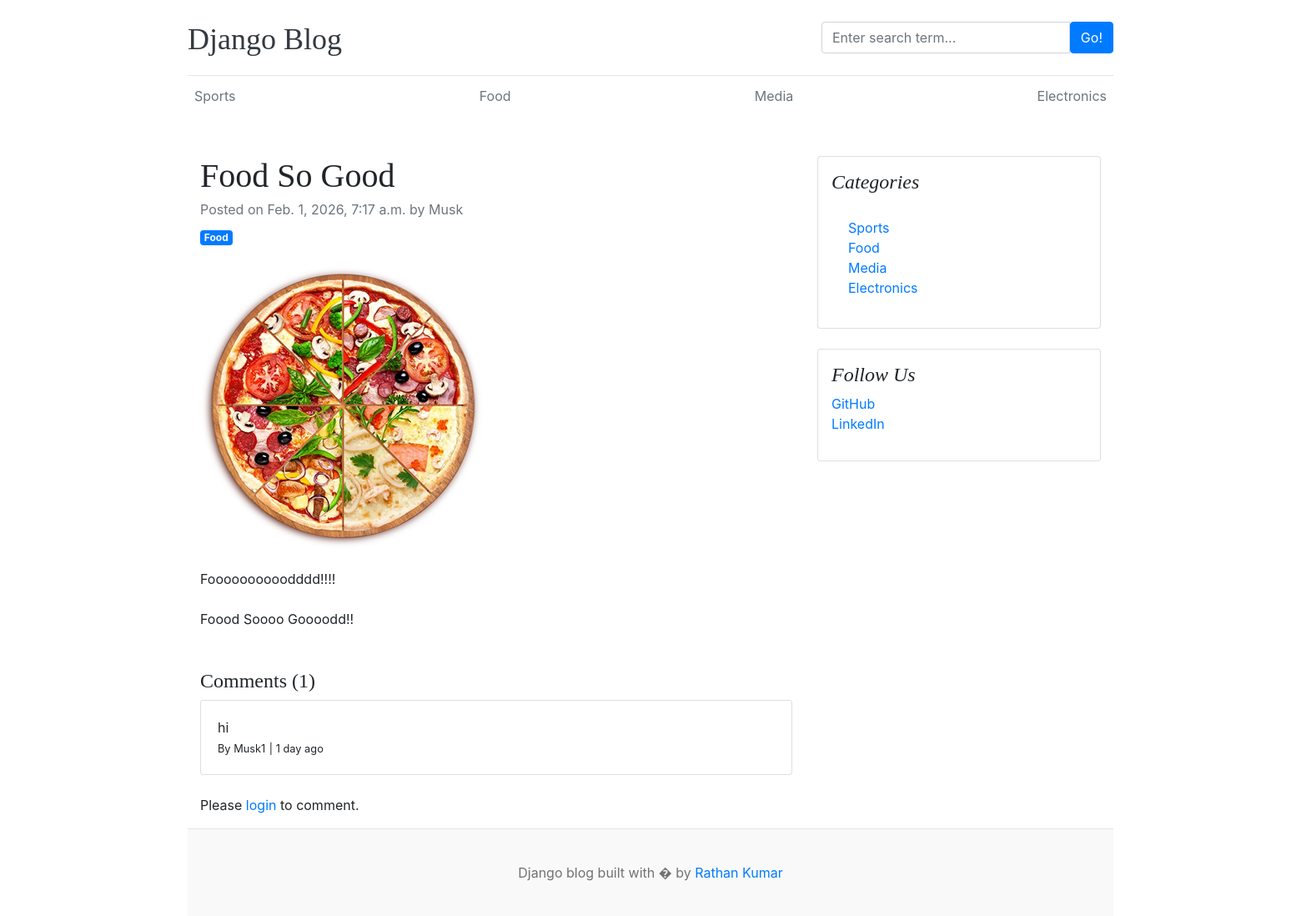
Screenshot of /blogs/food-so-good/ with the database file from the repository.
### blogs/models.py (models this page shows, shortened)
class Category(models.Model):
    category_name=models.CharField(max_length=50,unique=True)
    created_at=models.DateTimeField(auto_now_add=True)
    updated_at=models.DateTimeField(auto_now=True)
    class Meta:
        verbose_name_plural ='categories'
    def __str__(self):
        return self.category_name

class Blog(models.Model):
    title=models.CharField(max_length=100)
    slug=models.SlugField(max_length=150,unique=True,blank=True)
    category=models.ForeignKey(Category,on_delete=models.CASCADE)
    author=models.ForeignKey(User,on_delete=models.CASCADE)
    featured_image = models.ImageField(upload_to='uploads/%Y/%m/%d')
    short_description = models.TextField(max_length=500)
    blog_body = models.TextField(max_length=2000)
    status = models.CharField(max_length=20,choices=STATUS_CHOICES,default='Draft')
    is_featured =  models.BooleanField(default=False)
    created_at = models.DateTimeField(auto_now_add=True)
    updated_at = models.DateTimeField(auto_now=True)

class Comment(models.Model):
    user = models.ForeignKey(User,on_delete=models.CASCADE)
    blog = models.ForeignKey(Blog, on_delete=models.CASCADE)
    comment = models.TextField(max_length=500)
    created_at = models.DateTimeField(auto_now_add=True)
    updated_at = models.DateTimeField(auto_now=True)
    def __str__(self):
        return self.comment[:10]

### blogs/views.py (the view, shortened to what this page needs)
# urls.py: path('blogs/<slug:slug>/',BlogsView.blogs, name='blogs'),
def blogs(request,slug):
    single_blog = get_object_or_404(Blog,slug=slug,status='Published')
    comments = Comment.objects.filter(blog=single_blog)
    print('Comments:',comments)
    comment_count =comments.count()
    context ={
        'single_blog':single_blog,
        'comments':comments,
        'comment_count':comment_count,
    }
    return render(request, 'blogs.html',context)

### blogs/context_processors.py (called while the page is built)
def get_categories(request):
    categories=Category.objects.all()
    return dict(categories=categories)

def get_about(request):
    try:
        about_us=About.objects.get()
    except:
        about_us=None
    print(about_us)
    return dict(about=about_us)

### blogs/models.py (called while the page is built)
    def __str__(self):
        return self.about_us[:10]

### templates/blogs.html
{% extends 'base.html' %}
{% block content %}
<div class="container mt-5">
    <div class="row">
        <div class="col-lg-8">
            <article>
                <header class="mb-4">
                    <h1 class="fw-bolder mb-1">{{ single_blog.title }}</h1>
                    <div class="text-muted fst-italic mb-2">Posted on {{ single_blog.created_at }} by {{ single_blog.author }}</div>
                    <a class="badge bg-primary text-decoration-none text-light" href="#!">{{ single_blog.category }}</a>
                </header>
                <figure class="mb-4"><img class="img-fluid rounded" src="{{ single_blog.featured_image.url }}" alt="..." /></figure>
                <section class="mb-5">
                    <p class="fs-5 mb-4">{{ single_blog.short_description }}</p>
                    <p class="fs-5 mb-4">{{ single_blog.blog_body }}</p>
                    </section>
                     <h4>Comments  ({{ comment_count }})</h4>
                     {% if comments %}
                        {% for comment in comments %}
                        <div class="card mt-1">
                            <div class="card-body ">
                                <p class="card-text mb-0">{{ comment.comment }}</p>
                                <span>
                                    <small>By {{ comment.user }}</small>
                                    <small> | {{ comment.created_at | timesince }} ago</small>
                                </span>
                            </div>
                        </div>
                        {% endfor %}
                     {% else %}
                     No comments
                     {% endif %}
                     <br>
                     <div class="form-group">
                        {% if user.is_authenticated %}
                        <form action="" method="POST">
                            {% csrf_token %}
                            <div class="form-group">
                                <textarea name="comment" class="form-control" placeholder="'write your comment"></textarea>
                                <input type="submit" value='submit' class="btn btn-primary mt-2">
                            </div>
                        </form>
                        {% else %}
                        <p>Please <a href="{% url 'login' %}">login</a> to comment.</p>
                        {% endif %}
                     </div>
            </article>
        </div>
        <div class="col-lg-4">
            <div class="card mb-4 p-3">
                <h4 class="font-italic">Categories</h4>
                <div class="card-body">
                    <div class="row">
                        <div class="col-sm-6">
                            <ul class="list-unstyled mb-0">
                                {% for cat in categories %}
                                <li><a href="{% url 'posts_by_category' cat.id %}">{{ cat.category_name }}</a></li>
                                {% endfor %}
                            </ul>
                        </div>
                    </div>
                </div>
            </div>
            <div class="card mb-4 p-3">
                <h4 class="font-italic">Follow Us</h4>
                <ol class="list-unstyled">
                    {% if about.gitlink %}
                    <li><a href="{{ about.gitlink }}">GitHub</a></li>
                    {% endif %}
                    {% if about.linkedin %}
                    <li><a href="{{about.linkedin}}">LinkedIn</a></li>
                    {% endif %}
                </ol>
            </div>
        </div>
    </div>
</div>
{% endblock %}

### templates/base.html (shortened to what this page needs)
{% load static %}
<!DOCTYPE html>
<html lang="en">
<head>
    <link href="https://getbootstrap.com/docs/4.0/dist/css/bootstrap.min.css" rel="stylesheet">
    <link rel="stylesheet" href="https://cdnjs.cloudflare.com/ajax/libs/font-awesome/4.7.0/css/font-awesome.min.css">
    <link href="{% static 'css/blog.css' %}" rel="stylesheet">
  </head>
<body>
    <div class="container">
      <header class="blog-header py-3">
        <div class="row flex-nowrap justify-content-between align-items-center">
          <div class="col-8 pt-1">
            <a class="blog-header-logo text-dark" href="/">Django Blog</a>
          </div>
          <div class="col-4">
            <form action="{% url 'search' %}" method="GET">
              <dic class="input-group">
                <input class="form-control" type="text" name='keyword' placeholder="Enter search term..." aria-label="Enter search term..." aria-describedby="button-search" style="position: center;"/>
                <button type="submit" class="btn btn-primary" id="button-search" type="button">Go!</button>
              </dic>
            </form>
          </div>
          <div class="col-4 d-flex justify-content-end align-items-center">
          </div>
        </div>
      </header>
      <div class="nav-scroller py-1 mb-2">
        <nav class="nav d-flex justify-content-between">
          {% for ct in categories %}
          <a class="p-2 text-muted" href="{% url 'posts_by_category' ct.id %}">{{ct.category_name}}</a>
          {% endfor %}
        </nav>
      </div>
{% block content %}
{% endblock %}
<footer class="blog-footer">
  <p>Django blog built with � by <a href="#">Rathan Kumar</a></p>
</footer>
</body>
</html>

### blog_main/static/css/blog.css (style rules this page uses)
.blog-header { border-bottom: 1px solid #e5e5e5; }
.blog-header-logo { font-family: "Playfair Display", Georgia, "Times New Roman", serif; font-size: 2.25rem; }
h1, h2, h3, h4, h5, h6 { font-family: "Playfair Display", Georgia, "Times New Roman", serif; }
.blog-footer { padding: 2.5rem 0; color: #727272; text-align: center; background-color: #f9f9f9; border-top: .05rem solid #e5e5e5; }
.blog-footer p:last-child { margin-bottom: 0; }

### rows the page displays
Category: category_name "Sports"
Category: category_name "Food"
Category: category_name "Media"
Category: category_name "Electronics"
Blog: title "Food So Good", created_at "Feb. 1, 2026, 7:17 a.m.", author "Musk", category "Food", featured_image (picture), short_description "Foooooooooodddd!!!!", blog_body "Foood Soooo Goooodd!!"
Comment: comment "hi", user "Musk1", created_at "1 day"

### other values shown
{{ comment_count }} "1"
